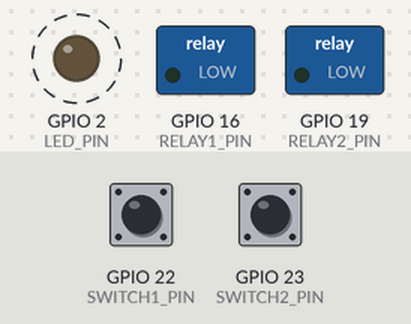
Simulated run of this sketch. Board: ESP32. On the bench: switched loads named in the sketch (green lamp = pin HIGH), output pins drawn as LEDs (lit = HIGH). Dashed ring = blinking. The inputs (shaded band) are chosen by the test bench; at power-on: GPIO 22 (SWITCH1_PIN) HIGH, GPIO 23 (SWITCH2_PIN) HIGH. WiFi joins after 1.5 s; servers stay silent unless stated; no MQTT or app messages arrive unless stated; what the sketch prints to the serial monitor is not drawn.

Above: at 3.7 s.
3.8 s: GPIO 22 (SWITCH1_PIN) pulled LOW for 0.15 s
At 4.25 s:
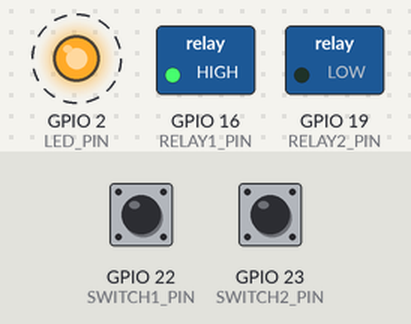
6.9 s: GPIO 23 (SWITCH2_PIN) pulled LOW for 0.15 s
At 8.25 s:
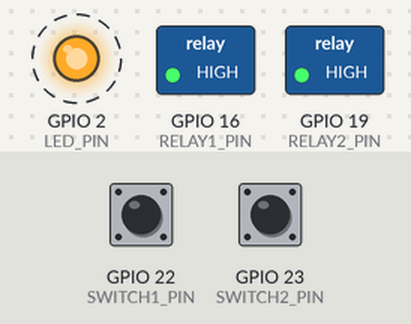
10.0 s: GPIO 22 (SWITCH1_PIN) pulled LOW for 3.2 s
At 13.25 s:
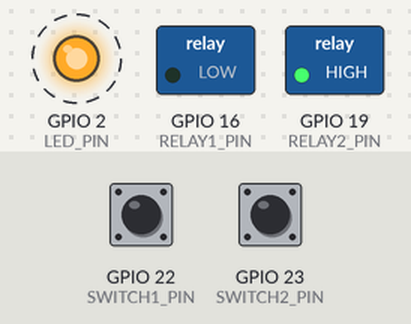
21.5 s: GPIO 22 (SWITCH1_PIN) pulled LOW for 1 s
At 23.75 s:
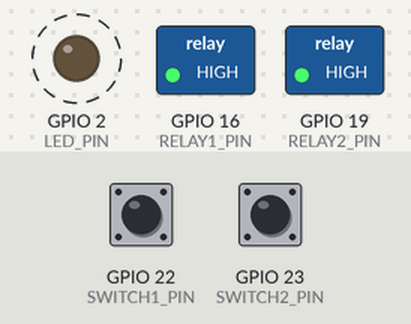
Timing chart, 0 to 25.5 s (numbered marks = the images above; inputs shaded):
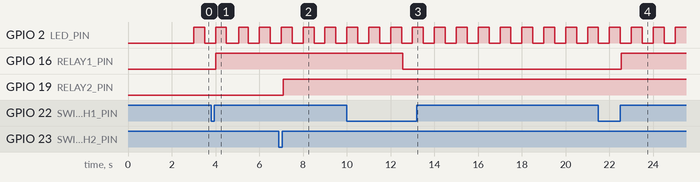

The sketch:

esp32.ino
```cpp
#include <WiFi.h>
#include <HTTPClient.h>
#include <PubSubClient.h>
#include <ArduinoJson.h>

// WiFi credentials
const char* ssid = "101-IOT";
const char* password = "10101010";

// MQTT Configuration
const char* mqtt_server = "test.mosquitto.org";
const int mqtt_port = 1883;
const char* mqtt_user = "";
const char* mqtt_password = "";
const char* device_id = "esp32_timer_relay_01";

// MQTT Topics
const char* topicPrefix = "iot/timer-relay/";
const char* topic_relay1_control = "iot/timer-relay/relay1/control";
const char* topic_relay2_control = "iot/timer-relay/relay2/control";
const char* topic_status = "iot/timer-relay/status";
const char* topic_command = "iot/timer-relay/command";

// Pin definitions
const int LED_PIN = 2;           // LED สำหรับแสดงสถานะทั้งหมด
const int SWITCH1_PIN = 22;     // สวิตช์ตัวที่ 1
const int SWITCH2_PIN = 23;     // สวิตช์ตัวที่ 2
const int RELAY1_PIN = 16;      // รีเลย์ตัวที่ 1
const int RELAY2_PIN = 19;      // รีเลย์ตัวที่ 2

// Timing configurations
const long EMERGENCY_BLINK = 100;    // กะพริบเร็วมาก (100ms) สำหรับ 30 วินาทีสุดท้าย
const long WARNING_BLINK = 500;      // กะพริบเร็ว (500ms) สำหรับ 3 นาทีสุดท้าย
const long WIFI_FAST_BLINK = 1000;   // กะพริบ 1 วินาที สำหรับไม่มี WiFi
const long WIFI_SLOW_BLINK = 3000;   // กะพริบช้า 3 วินาที สำหรับมี WiFi + Internet

const long CHECK_INTERVAL = 10000;          // ตรวจสอบสถานะทุก 10 วินาที
const long COUNTDOWN_TIME = 40 * 60 * 1000; // 40 นาที
const long WARNING_TIME = 3 * 60 * 1000;    // 3 นาทีสุดท้าย
const long URGENT_TIME = 30 * 1000;         // 30 วินาทีสุดท้าย
const long DEBOUNCE_DELAY = 50;             // ดีเลย์ป้องกันการกระเด้ง
const long LONG_PRESS_TIME = 2500;          // เวลากดค้าง 2.5 วินาที

// Global variables
WiFiClient espClient;
PubSubClient mqtt(espClient);
unsigned long lastMqttReconnectAttempt = 0;
const long MQTT_RECONNECT_INTERVAL = 5000;

// Operating variables
unsigned long previousMillis = 0;
bool ledState = LOW;
int connectionStatus = 0;
unsigned long relay1StartTime = 0;
unsigned long relay2StartTime = 0;
bool relay1Active = false;
bool relay2Active = false;
bool switch1LastState = HIGH;
bool switch2LastState = HIGH;
unsigned long lastDebounceTime1 = 0;
unsigned long lastDebounceTime2 = 0;
unsigned long switch1PressStart = 0;
unsigned long switch2PressStart = 0;
bool switch1LongPress = false;
bool switch2LongPress = false;

void publishStatus() {
    StaticJsonDocument<400> doc;

    // เพิ่ม debug timestamp
    doc["timestamp"] = millis();

    if (WiFi.status() == WL_CONNECTED) {
        doc["wifi_connected"] = true;
        Serial.println("WiFi connected - Publishing status");
    } else {
        doc["wifi_connected"] = false;
        Serial.println("WiFi disconnected - Publishing status");
    }

    doc["wifi_rssi"] = WiFi.RSSI();

    JsonObject relay1 = doc.createNestedObject("relay1");
    relay1["active"] = relay1Active;
    relay1["pin_state"] = digitalRead(RELAY1_PIN);
    if (relay1Active) {
        unsigned long remaining = (relay1StartTime + COUNTDOWN_TIME - millis()) / 1000;
        relay1["remaining"] = remaining;
        relay1["start_time"] = relay1StartTime;
    }

    JsonObject relay2 = doc.createNestedObject("relay2");
    relay2["active"] = relay2Active;
    relay2["pin_state"] = digitalRead(RELAY2_PIN);
    if (relay2Active) {
        unsigned long remaining = (relay2StartTime + COUNTDOWN_TIME - millis()) / 1000;
        relay2["remaining"] = remaining;
        relay2["start_time"] = relay2StartTime;
    }

    char buffer[400];
    serializeJson(doc, buffer);

    Serial.print("Publishing status: ");
    Serial.println(buffer);

    mqtt.publish(topic_status, buffer, true);
}

void mqttCallback(char* topic, byte* payload, unsigned int length) {
    String message;
    for (int i = 0; i < length; i++) {
        message += (char)payload[i];
    }

    Serial.print("Message arrived [");
    Serial.print(topic);
    Serial.print("] ");
    Serial.println(message);

    StaticJsonDocument<200> doc;
    DeserializationError error = deserializeJson(doc, message);
    if (error) {
        Serial.println("Failed to parse JSON");
        return;
    }

    String topicStr = String(topic);

    if (topicStr == topic_command) {
        String command = doc["command"];
        if (command == "status") {
            publishStatus();
        }
    }
    else if (topicStr == topic_relay1_control) {
        String action = doc["action"];
        Serial.printf("Relay 1 command received: %s\n", action.c_str());

        if (action == "ON") {
            activateRelay(1, true);
        } else if (action == "OFF") {
            activateRelay(1, false);
        } else if (action == "RESET") {
            resetTimer(1);
        }
    }
    else if (topicStr == topic_relay2_control) {
        String action = doc["action"];
        Serial.printf("Relay 2 command received: %s\n", action.c_str());

        if (action == "ON") {
            activateRelay(2, true);
        } else if (action == "OFF") {
            activateRelay(2, false);
        } else if (action == "RESET") {
            resetTimer(2);
        }
    }
}

void activateRelay(int relay, bool state) {
    unsigned long currentTime = millis();

    if (relay == 1) {
        if (state && !relay1Active) {
            Serial.println("Activating Relay 1...");
            digitalWrite(RELAY1_PIN, HIGH);  // เปิดรีเลย์ก่อน
            delay(50);  // รอให้รีเลย์เปิดสมบูรณ์
            relay1Active = true;
            relay1StartTime = currentTime;
            Serial.printf("Relay 1 activated at %lu ms\n", currentTime);
        } else if (!state && relay1Active) {
            Serial.println("Deactivating Relay 1...");
            relay1Active = false;
            digitalWrite(RELAY1_PIN, LOW);
            Serial.println("Relay 1 deactivated");
        }
    } else if (relay == 2) {
        if (state && !relay2Active) {
            Serial.println("Activating Relay 2...");
            digitalWrite(RELAY2_PIN, HIGH);  // เปิดรีเลย์ก่อน
            delay(50);  // รอให้รีเลย์เปิดสมบูรณ์
            relay2Active = true;
            relay2StartTime = currentTime;
            Serial.printf("Relay 2 activated at %lu ms\n", currentTime);
        } else if (!state && relay2Active) {
            Serial.println("Deactivating Relay 2...");
            relay2Active = false;
            digitalWrite(RELAY2_PIN, LOW);
            Serial.println("Relay 2 deactivated");
        }
    }
    publishStatus();
}

void handleRelay1(bool switchPressed) {
    if (switchPressed) {
        if (!relay1Active) {
            Serial.println("Switch 1 pressed - Activating relay 1");
            activateRelay(1, true);
        } else if (relay1Active && ((millis() - relay1StartTime) >= (COUNTDOWN_TIME - WARNING_TIME))) {
            Serial.println("Switch 1 pressed - Resetting timer for relay 1");
            resetTimer(1);
        }
    }
}

void handleRelay2(bool switchPressed) {
    if (switchPressed) {
        if (!relay2Active) {
            Serial.println("Switch 2 pressed - Activating relay 2");
            activateRelay(2, true);
        } else if (relay2Active && ((millis() - relay2StartTime) >= (COUNTDOWN_TIME - WARNING_TIME))) {
            Serial.println("Switch 2 pressed - Resetting timer for relay 2");
            resetTimer(2);
        }
    }
}

void resetTimer(int relay) {
    unsigned long currentTime = millis();

    if (relay == 1 && relay1Active) {
        Serial.printf("Resetting Relay 1 timer at %lu ms\n", currentTime);
        relay1StartTime = currentTime;
    } else if (relay == 2 && relay2Active) {
        Serial.printf("Resetting Relay 2 timer at %lu ms\n", currentTime);
        relay2StartTime = currentTime;
    }
    publishStatus();
}

bool reconnectMQTT() {
    if (mqtt.connect(device_id, mqtt_user, mqtt_password)) {
        Serial.println("Connected to MQTT Broker");
        mqtt.subscribe(topic_relay1_control);
        mqtt.subscribe(topic_relay2_control);
        mqtt.subscribe(topic_command);
        publishStatus();
        return true;
    }
    return false;
}

void updateLED(unsigned long currentMillis) {
    bool isEmergencyWarning = false;
    bool isWarning = false;

    if (relay1Active) {
        unsigned long remaining1 = COUNTDOWN_TIME - (currentMillis - relay1StartTime);
        if (remaining1 <= URGENT_TIME) {
            isEmergencyWarning = true;
        } else if (remaining1 <= WARNING_TIME) {
            isWarning = true;
        }
    }

    if (relay2Active && !isEmergencyWarning) {
        unsigned long remaining2 = COUNTDOWN_TIME - (currentMillis - relay2StartTime);
        if (remaining2 <= URGENT_TIME) {
            isEmergencyWarning = true;
        } else if (remaining2 <= WARNING_TIME) {
            isWarning = true;
        }
    }

    if (isEmergencyWarning) {
        digitalWrite(LED_PIN, (currentMillis % EMERGENCY_BLINK < EMERGENCY_BLINK / 2) ? HIGH : LOW);
    }
    else if (isWarning) {
        digitalWrite(LED_PIN, (currentMillis % WARNING_BLINK < WARNING_BLINK / 2) ? HIGH : LOW);
    }
    else {
        switch (connectionStatus) {
            case 0:  // No WiFi
                digitalWrite(LED_PIN, (currentMillis % WIFI_FAST_BLINK < WIFI_FAST_BLINK / 2) ? HIGH : LOW);
                break;
            case 1:  // WiFi connected
                digitalWrite(LED_PIN, LOW);
                break;
            case 2:  // WiFi + Internet
                digitalWrite(LED_PIN, (currentMillis % WIFI_SLOW_BLINK < WIFI_SLOW_BLINK / 2) ? HIGH : LOW);
                break;
            case 3:  // WiFi but no Internet
                digitalWrite(LED_PIN, HIGH);
                break;
        }
    }
}

void setup() {
    Serial.begin(115200);
    delay(1000);
    Serial.println("\nStarting Timer Relay Control...");

    pinMode(LED_PIN, OUTPUT);
    pinMode(RELAY1_PIN, OUTPUT);
    pinMode(RELAY2_PIN, OUTPUT);
    pinMode(SWITCH1_PIN, INPUT_PULLUP);
    pinMode(SWITCH2_PIN, INPUT_PULLUP);

    digitalWrite(RELAY1_PIN, LOW);
    digitalWrite(RELAY2_PIN, LOW);
    digitalWrite(LED_PIN, LOW);

    WiFi.begin(ssid, password);
    Serial.print("Connecting to WiFi");
    while (WiFi.status() != WL_CONNECTED) {
        delay(500);
        Serial.print(".");
    }
    Serial.println("\nWiFi connected");
    Serial.print("IP address: ");
    Serial.println(WiFi.localIP());

    mqtt.setServer(mqtt_server, mqtt_port);
    mqtt.setCallback(mqttCallback);

    Serial.println("Setup complete.");
}

void loop() {
    unsigned long currentMillis = millis();

    // MQTT Connection Management
    if (!mqtt.connected()) {
        if (currentMillis - lastMqttReconnectAttempt >= MQTT_RECONNECT_INTERVAL) {
            lastMqttReconnectAttempt = currentMillis;
            Serial.println("Attempting MQTT reconnection...");
            if (reconnectMQTT()) {
                lastMqttReconnectAttempt = 0;
                Serial.println("MQTT reconnected");
            }
        }
    } else {
        mqtt.loop();
    }

    // Switch 1 handling
    bool switch1Reading = digitalRead(SWITCH1_PIN);
    if (switch1Reading != switch1LastState) {
        lastDebounceTime1 = currentMillis;
    }

    if ((currentMillis - lastDebounceTime1) > DEBOUNCE_DELAY) {
        if (switch1Reading == LOW && !switch1LongPress) {
            if (switch1PressStart == 0) {
                switch1PressStart = currentMillis;
            }

            if ((currentMillis - switch1PressStart) >= LONG_PRESS_TIME) {
                if (relay1Active) {
                    Serial.println("Long press detected - Deactivating relay 1");
                    activateRelay(1, false);
                    switch1LongPress = true;
                }
            }
        }
        else if (switch1Reading == HIGH) {
            if (!switch1LongPress && switch1PressStart > 0) {
                handleRelay1(true);
            }
            switch1PressStart = 0;
            switch1LongPress = false;
        }
    }
    switch1LastState = switch1Reading;

    // Switch 2 handling
    bool switch2Reading = digitalRead(SWITCH2_PIN);
    if (switch2Reading != switch2LastState) {
        lastDebounceTime2 = currentMillis;
    }

    if ((currentMillis - lastDebounceTime2) > DEBOUNCE_DELAY) {
        if (switch2Reading == LOW && !switch2LongPress) {
            if (switch2PressStart == 0) {
                switch2PressStart = currentMillis;
            }

            if ((currentMillis - switch2PressStart) >= LONG_PRESS_TIME) {
                if (relay2Active) {
                    Serial.println("Long press detected - Deactivating relay 2");
                    activateRelay(2, false);
                    switch2LongPress = true;
                }
            }
        }
        else if (switch2Reading == HIGH) {
            if (!switch2LongPress && switch2PressStart > 0) {
                handleRelay2(true);
            }
            switch2PressStart = 0;
            switch2LongPress = false;
        }
    }
    switch2LastState = switch2Reading;

    // Timer management for Relay 1
    if (relay1Active) {
        unsigned long relay1Elapsed = currentMillis - relay1StartTime;
        if (relay1Elapsed >= COUNTDOWN_TIME) {
            Serial.println("Relay 1 timer completed");
            activateRelay(1, false);
        } else {
            // Debug: print remaining time every 5 seconds
            if (currentMillis % 5000 == 0) {
                unsigned long remaining = (COUNTDOWN_TIME - relay1Elapsed) / 1000;
                Serial.printf("Relay 1 remaining: %lu seconds\n", remaining);
            }
        }
    }

    // Timer management for Relay 2
    if (relay2Active) {
        unsigned long relay2Elapsed = currentMillis - relay2StartTime;
        if (relay2Elapsed >= COUNTDOWN_TIME) {
            Serial.println("Relay 2 timer completed");
            activateRelay(2, false);
        } else {
            // Debug: print remaining time every 5 seconds
            if (currentMillis % 5000 == 0) {
                unsigned long remaining = (COUNTDOWN_TIME - relay2Elapsed) / 1000;
                Serial.printf("Relay 2 remaining: %lu seconds\n", remaining);
            }
        }
    }

    // Update LED status
    updateLED(currentMillis);

    // Periodic status update
    if (currentMillis - previousMillis >= CHECK_INTERVAL) {
        previousMillis = currentMillis;
        if (mqtt.connected()) {
            publishStatus();
        }
    }
}
```

Measured:
- after the input at 3.8 s, GPIO 16 (RELAY1_PIN): LOW → HIGH after 0.20 s
- after the input at 6.9 s, GPIO 19 (RELAY2_PIN): LOW → HIGH after 0.20 s
- after the input at 10.0 s, GPIO 16 (RELAY1_PIN): HIGH → LOW after 2.6 s
- after the input at 21.5 s, GPIO 16 (RELAY1_PIN): LOW → HIGH after 1.1 s
- by itself, GPIO 2 (LED_PIN): alternates HIGH for 0.50 s and LOW for 0.50 s
